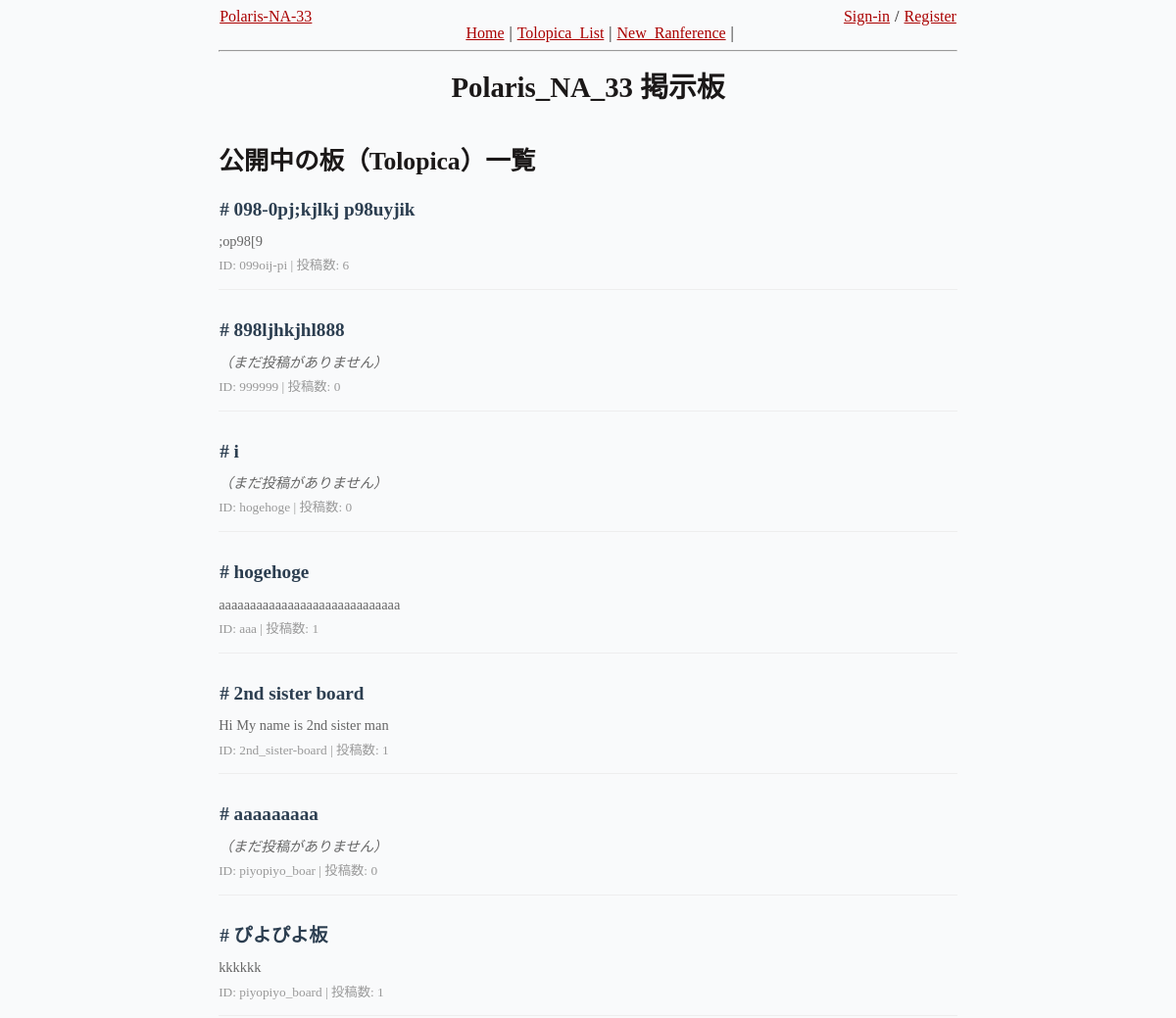
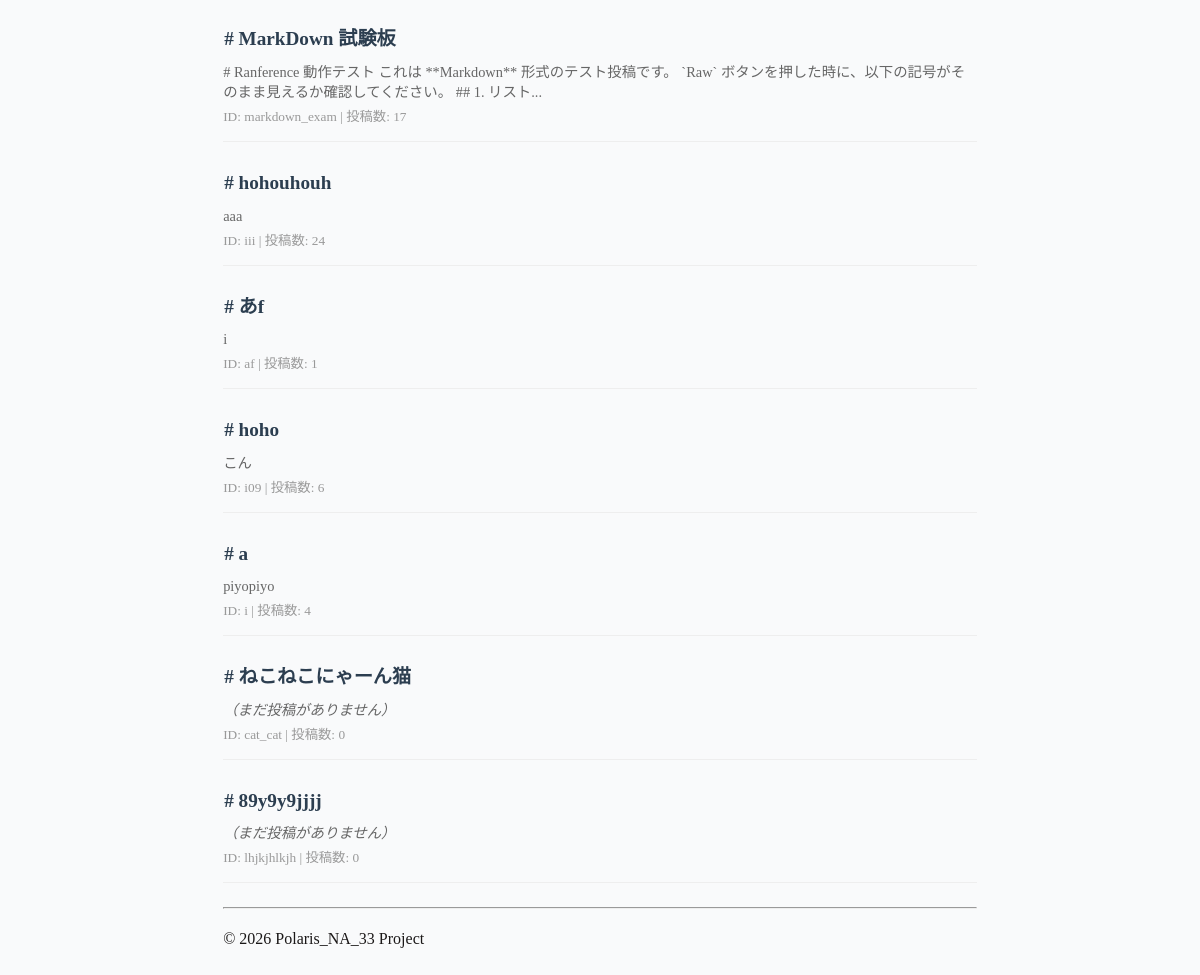
The app's page /tolopica/ with its own data (2 pictures, top to bottom).
### host/models.py (models this page shows)
class Tolopica(db.Model):
    __tablename__ = 'tolopica'
    id: Mapped[int] = mapped_column(primary_key=True)
    text_id: Mapped[str] = mapped_column(String(128), unique=True, nullable=False)
    title: Mapped[str] = mapped_column(String(128), nullable=False)
    created_at: Mapped[datetime] = mapped_column(DateTime, default=get_utc_now)
    ranferences: Mapped[List["Ranference"]] = relationship(back_populates="tolopica")

class Ranference(db.Model):
    __tablename__ = 'ranference'
    id: Mapped[int] = mapped_column(primary_key=True)
    content: Mapped[str] = mapped_column(Text, nullable=False)
    created_at: Mapped[datetime] = mapped_column(DateTime, default=get_utc_now)
    tolopica_id: Mapped[int] = mapped_column(ForeignKey('tolopica.id'))
    faceman_id: Mapped[Optional[int]] = mapped_column(ForeignKey('known_person.id'), nullable=True)
    tolopica: Mapped["Tolopica"] = relationship(back_populates="ranferences")
    author: Mapped[Optional["Known_Person"]] = relationship(back_populates="ranferences")
    coding_type: Mapped[str] = mapped_column(String(20), default='text')

### host/routes/tolopica_gate.py (the view)
    def tolopica_list(self):
        topics = self.db.execute(
            select(Tolopica).order_by(Tolopica.created_at.desc())
        ).scalars().all()
        return render_template('tolopica_list.html', topics=topics)

### host/templates/tolopica_list.html (shortened to what this page needs)
{% extends "base.html" %}
{% block content %}
<section class="topic-list">
  <h2>公開中の板（Tolopica）一覧</h2>
  <ul style="list-style: none; padding: 0;">
    {% for topic in topics %}
    <li class="topic-item" style="margin-bottom: 1.5rem; border-bottom: 1px solid #eee; padding-bottom: 10px;">
      <a href="{{ url_for('tolopica.tolopica_show', text_id=topic.text_id) }}"
         style="text-decoration: none; font-size: 1.2rem; font-weight: bold; color: #2c3e50;">
        # {{ topic.title }}
      </a>
      <div style="margin-top: 5px; color: #666; font-size: 0.9rem; line-height: 1.4;">
        {% if topic.ranferences %}
        {{ topic.ranferences[0].content | striptags | replace('\n', ' ') | truncate(100, True, '...') }}
        {% else %}
        <span style="font-style: italic;">（まだ投稿がありません）</span>
        {% endif %}
      </div>
      <small style="color: #999;">
        ID: {{ topic.text_id }} |
        投稿数: {{ topic.ranferences|length }}
      </small>
    </li>
    {% else %}
    <p>まだ板が作成されていません。<a href="{{ url_for('tolopica.tolopica_add_get') }}">新しい板を作成</a>してみませんか？</p>
    {% endfor %}
  </ul>
</section>
{% endblock %}

### host/templates/base.html (shortened to what this page needs)
<!DOCTYPE html>
<html lang="ja">
  <head>
    <link rel="stylesheet" href="{{ url_for('static', filename='css/latex_style.css') }}">
    <link rel="stylesheet" href="{{ url_for('static', filename='css/na33_style.css') }}">
    <link rel="stylesheet" href="https://cdn.jsdelivr.net/npm/katex@0.16.10/dist/katex.min.css">
  </head>
  <body>
    <header>
      <table class="layout-table">
        <tr>
          <td rowspan="2" class="td-left">
            <a href="{{ url_for('portal.index')}}">Polaris-NA-33</a>
          </td>
          <td></td>
          <td class="td-right">
            {% if session.get('user_id') %}
            {{ session.get('user_name') }} /
            <a href="{{ url_for('facemans.signout_get') }}">Sign-out</a>
            {% else %}
            <a href="{{ url_for('facemans.signin_get') }}">Sign-in</a> /
            <a href="{{ url_for('facemans.signup_get') }}">Register</a>
            {% endif %}
          </td>
        </tr>
        <tr>
          <td colspan="2" class="td-left" >
            <a href="{{ url_for('portal.index') }}">Home</a> |
            <a href="{{ url_for('tolopica.tolopica_list')}}">Tolopica_List</a> |
            <a href="/ranference/">New_Ranference</a> |
          </td>
        </tr>
      </table>
      <hr />
    </header>
    <main>
      <h1>{% block h1 %}Polaris_NA_33 掲示板{% endblock %}</h1>
      {% block content %}{% endblock %}
    </main>
    <footer>
      <hr>
      <p>&copy; 2026 Polaris_NA_33 Project </p>
    </footer>
  </body>
</html>

### host/static/css/latex_style.css (style rules this page uses)
*, *::before, *::after { box-sizing: border-box; }
body, h1, h2, h3, h4, p, ul[class], ol[class], li, figure, figcaption, dl, dd { margin: 0; }
html { font-size: 1rem; scroll-behavior: smooth; }
body { font-family: 'Latin Modern', Georgia, Cambria, 'Times New Roman', Times, serif; line-height: 1.8; max-width: 80ch; min-height: 100vh; overflow-x: hidden; margin: 0 auto; padding: 2rem 1.25rem; counter-reset: theorem; counter-reset: definition; counter-reset: sidenote-counter; color: hsl(0, 5%, 10%); background-color: hsl(210, 20%, 98%); text-rendering: optimizeLegibility; }
p { text-align: justify; hyphens: auto; -webkit-hyphens: auto; -moz-hyphens: auto; margin-top: 1rem; }
a:not([class]) { text-decoration-skip-ink: auto; }
a, a:visited { color: #a00; }
table { border-collapse: collapse; border-spacing: 0; width: auto; max-width: 100%; border-top: 2.27px solid black; border-bottom: 2.27px solid black; overflow-x: auto; counter-increment: caption; }
table > tbody > tr:first-child > td, table > tbody > tr:first-child > th { border-top: 1.36px solid black; }
table > tbody > tr:last-child > td, table > tbody > tr:last-child > th { border-bottom: 1.36px solid black; }
th, td { text-align: left; padding: 0.5rem; line-height: 1.1; }
h1:first-child { text-align: center; }
h1 { font-size: 2.5rem; line-height: 3.25rem; margin-bottom: 1.625rem; }
h2 { font-size: 1.7rem; line-height: 2rem; margin-top: 3rem; }
h2, h3, h4, h5, h6 { margin-bottom: 0.8rem; }

### host/static/css/na33_style.css (style rules this page uses)
body { font-family: serif; max-width: 210mm; margin: auto; border-left: 1.5cm; border-right: 1.5cm; padding-top: 0.2cm; padding-bottom: 1.5cm; }
h1 { font-size: 1.8rem; line-height: 2.2rem; margin-bottom: 1.2rem; margin-top: 1.2rem; }
h2 { font-size: 1.6rem; line-height: 2rem; margin-top: 2.6rem; }
h2, h3, h4, h5, h6 { margin-bottom: 0.6rem; }
a { border: 1px; border-style: solid; border-color: rgba(0,0,0,0); }
.layout-table { width: 100%; border-collapse: collapse; border: none !important; table-layout: fixed; margin: 0; padding: 0; }
.layout-table tr, .layout-table td { border: none !important; padding: 0; vertical-align: baseline; }
.td-right { text-align: right; white-space: nowrap; }
.td-left { text-align: left; }

### records on screen
Tolopica: title "098-0pj;kjlkj p98uyjik", content ";op98[9", text_id "099oij-pi", ranferences|length "6"
Tolopica: title "898ljhkjhl888", shows "（まだ投稿がありません）", text_id "999999", ranferences|length "0"
Tolopica: title "i", shows "（まだ投稿がありません）", text_id "hogehoge", ranferences|length "0"
Tolopica: title "hogehoge", content "aaaaaaaaaaaaaaaaaaaaaaaaaaaaa", text_id "aaa", ranferences|length "1"
Tolopica: title "2nd sister board", content "Hi My name is 2nd sister man", text_id "2nd_sister-board", ranferences|length "1"
Tolopica: title "aaaaaaaaa", shows "（まだ投稿がありません）", text_id "piyopiyo_boar", ranferences|length "0"
Tolopica: title "ぴよぴよ板", content "kkkkkk", text_id "piyopiyo_board", ranferences|length "1"
Tolopica: title "MarkDown 試験板", content "# Ranference 動作テスト これは **Markdown** 形式のテスト投稿です。 `Raw` ボタンを押した時に、以下の記号がそのまま見えるか確認してください。 ## 1. リスト...", text_id "markdown_exam", ranferences|length "17"
Tolopica: title "hohouhouh", content "aaa", text_id "iii", ranferences|length "24"
Tolopica: title "あf", content "i", text_id "af", ranferences|length "1"
Tolopica: title "hoho", content "こん", text_id "i09", ranferences|length "6"
Tolopica: title "a", content "piyopiyo", text_id "i", ranferences|length "4"
Tolopica: title "ねこねこにゃーん猫", shows "（まだ投稿がありません）", text_id "cat_cat", ranferences|length "0"
Tolopica: title "89y9y9jjjj", shows "（まだ投稿がありません）", text_id "lhjkjhlkjh", ranferences|length "0"
